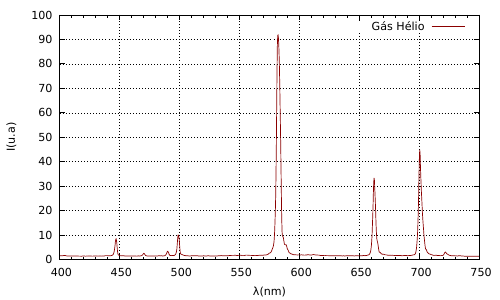

Write gnuplot code to recreate this figure.
set output 'Helio.pdf'
set terminal pdfcairo

set xrange[400:750]
set mxtics

set grid
show grid

set ylabel "I(u.a)"
set xlabel '{/Symbol l}(nm)'

plot 'Helio.dat' u 1:2 t 'Gás Hélio' w l lw 1 lt rgb "#8b0000"

unset output
